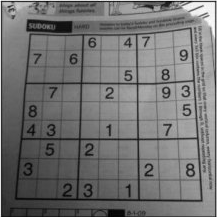
#> input picture lecture3/data/checker.png, 217 x 217 px
$ jupyter execute gradient.ipynb   (older library calls are emulated)
#> lines starting #> are read from the running program, lines starting #| are printed output that depends on the picture
[cell 1]
#github repository sync in google colab
import os
try:
  # Colab only
  !git clone https://github.com/hukim1112/DLCV_CLASS.git
  os.chdir('/content/DLCV_CLASS/lecture3')
except Exception:
  pass

[cell 2]
import cv2
import numpy as np
from matplotlib import pyplot as plt

img = cv2.imread('data/checker.png',0)
#> img is the input picture: shape (217, 217); min 0, max 255, mean 114

laplacian = cv2.Laplacian(img,cv2.CV_64F)
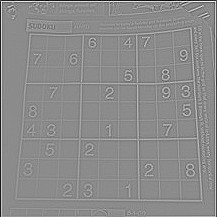
#> laplacian: shape (217, 217) float64; min -445, max 367, mean -2; drawn with min black and max white
sobelx = cv2.Sobel(img,cv2.CV_64F,1,0,ksize=5)
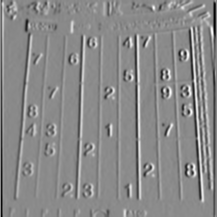
#> sobelx: shape (217, 217) float64; min -6224, max 5282, mean 0.2; drawn with min black and max white
sobely = cv2.Sobel(img,cv2.CV_64F,0,1,ksize=5)
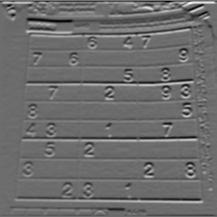
#> sobely: shape (217, 217) float64; min -5599, max 7437, mean -29.7; drawn with min black and max white
edge_mask = cv2.Canny(img, 20, 100)
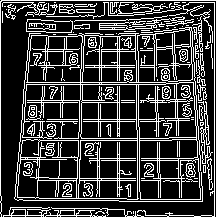
#> edge_mask: shape (217, 217); 23.9% white in thin lines or dots

[cell 3]
plt.subplot(2,2,1),plt.imshow(img,cmap = 'gray')
plt.title('Original'), plt.xticks([]), plt.yticks([])
plt.subplot(2,2,2),plt.imshow(laplacian,cmap = 'gray')
plt.title('Laplacian'), plt.xticks([]), plt.yticks([])
plt.subplot(2,2,3),plt.imshow(sobelx,cmap = 'gray')
plt.title('Sobel X'), plt.xticks([]), plt.yticks([])
plt.subplot(2,2,4),plt.imshow(sobely,cmap = 'gray')
plt.title('Sobel Y'), plt.xticks([]), plt.yticks([])

plt.show()

$ run again, with lecture3/data/clahe.png copied over lecture3/data/checker.png
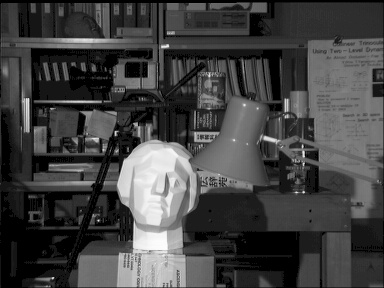
#> input picture lecture3/data/clahe.png, 384 x 288 px
#> img is the input picture: shape (288, 384); min 0, max 252, mean 66.5
#> `sobely = cv2.Sobel(img,cv2.CV_64F,0,1,ksize=5)`:
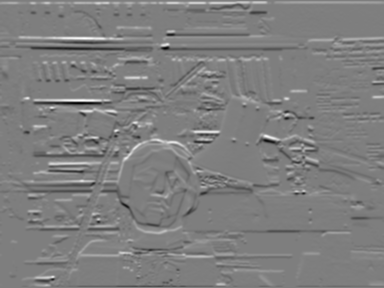
#> sobely: shape (288, 384) float64; min -8351, max 8466, mean 28.2; drawn with min black and max white
#> `edge_mask = cv2.Canny(img, 20, 100)`:
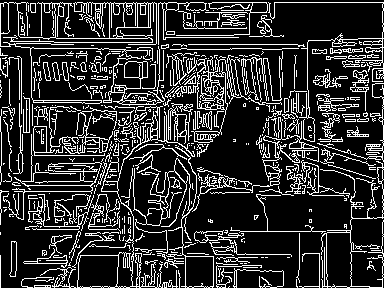
#> edge_mask: shape (288, 384); 19.3% white in thin lines or dots
